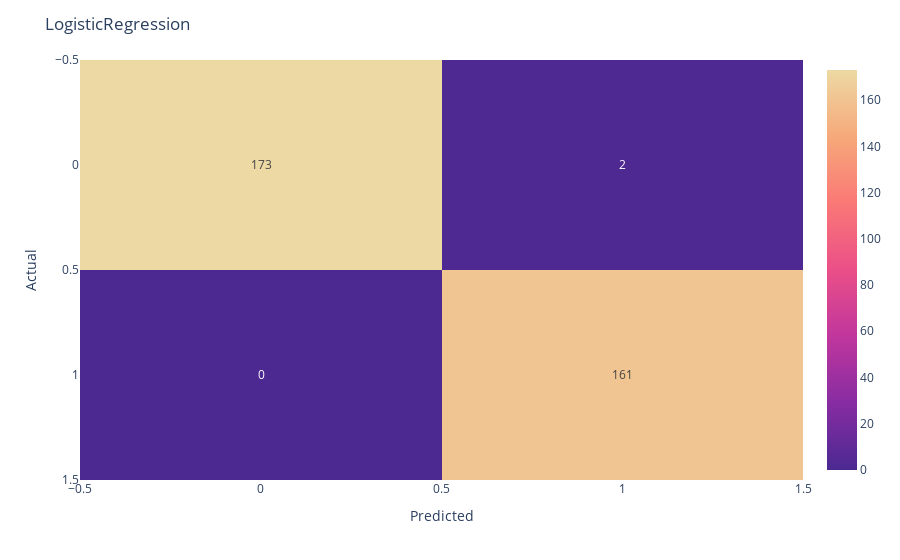

Notebook code cell kept with this figure:
### Markdown cell above
# 각 모델당 TP,TN,FP,FN 지표

### Code cell
color_scales = ["agsunset","teal","purp","viridis"]
for i in range(0,len(est_conf_matrix)):
    heatmap = px.imshow(est_conf_matrix[i],aspect="auto",
                        text_auto=True,
                        color_continuous_scale=color_scales[i])
    heatmap.update_layout(title = est_name[i])
    heatmap.update_xaxes(title="Predicted")
    heatmap.update_yaxes(title="Actual")
    heatmap.show()

### Figure 1 — Plotly figure (JSON) as saved in the notebook; plotly's stock layout.template omitted (floating-point values rounded to 4 significant figures)
{"data": [{"coloraxis": "coloraxis", "hovertemplate": "x: %{x}<br>y: %{y}<br>color: %{z}<extra></extra>", "name": "0", "texttemplate": "%{z}", "type": "heatmap", "xaxis": "x", "yaxis": "y", "z": [[173, 2], [0, 161]]}], "layout": {"autosize": true, "coloraxis": {"colorscale": [[0, "rgb(75, 41, 145)"], [0.1667, "rgb(135, 44, 162)"], [0.3333, "rgb(192, 54, 157)"], [0.5, "rgb(234, 79, 136)"], [0.6667, "rgb(250, 120, 118)"], [0.8333, "rgb(246, 169, 122)"], [1, "rgb(237, 217, 163)"]]}, "margin": {"t": 60}, "title": {"text": "LogisticRegression"}, "xaxis": {"anchor": "y", "autorange": true, "domain": [0, 1], "range": [-0.5, 1.5], "title": {"text": "Predicted"}}, "yaxis": {"anchor": "x", "autorange": true, "domain": [0, 1], "range": [1.5, -0.5], "title": {"text": "Actual"}}}}
